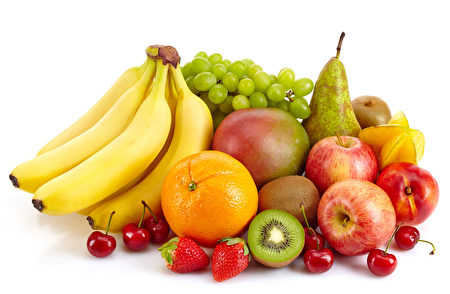
#> input picture data/fruits.jpg, 450 x 294 px
$ python 6_blur.py
#> lines starting #> are read from the running program, lines starting #| are printed output that depends on the picture
# The code is shared on SDSC Github

import cv2 as cv
from matplotlib import pyplot as plt

fruit = cv.imread('../data/fruits.jpg') # read image
#> fruit is the input picture: shape (294, 450, 3); mean B, G, R 147.7, 193.4, 226.5

levels = [1, 4, 7, 10, 13] # define filter sizes (size of the normalized box filter)
for c, i in enumerate(levels):
    BlurImg = cv.blur(fruit,(i,i)) # blur each image
    plt.subplot(4, 5, c+1) # create panel (4 rows and 5 columns) and locate to the first row of sub-figures
    plt.imshow(cv.cvtColor(BlurImg, cv.COLOR_BGR2RGB)) # convert from BGR to RGB
    plt.title('Average '+str(i)) # title
    plt.xticks([]) # remove x axis
    plt.yticks([]) # remove y axis
#> this loop made 5 passes
#> pass 2, `BlurImg = cv.blur(fruit,(i,i))`:
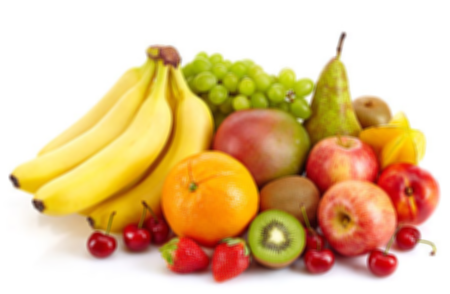
#> BlurImg: shape (294, 450, 3); mean B, G, R 147.8, 193.4, 226.5
#> pass 3, `BlurImg = cv.blur(fruit,(i,i))`:
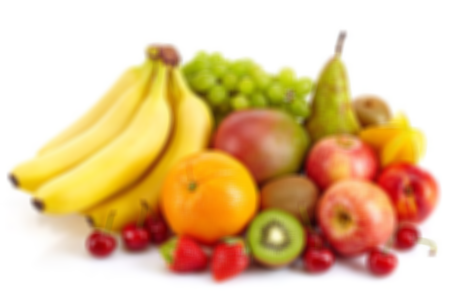
#> BlurImg: shape (294, 450, 3); mean B, G, R 147.7, 193.4, 226.5
#> after the loop:
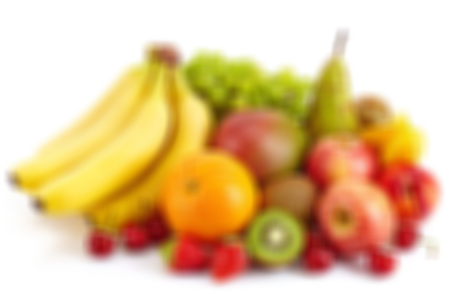
#> BlurImg: shape (294, 450, 3); mean B, G, R 147.7, 193.4, 226.5

levels = [1, 5, 9, 13, 17] # define filter sizes (size of the median filter)
for c, i in enumerate(levels):
    BlurImg = cv.medianBlur(fruit,i)
    plt.subplot(4, 5, 5+c+1)
    plt.imshow(cv.cvtColor(BlurImg, cv.COLOR_BGR2RGB))
    plt.title('Median '+str(i))
    plt.xticks([])
    plt.yticks([])
#> this loop made 5 passes
#> pass 2, `BlurImg = cv.medianBlur(fruit,i)`:
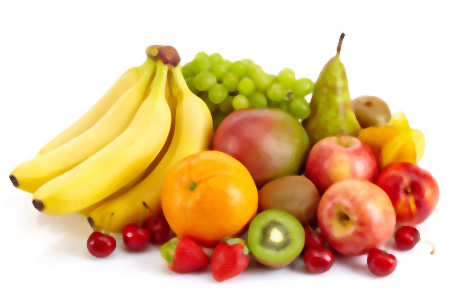
#> BlurImg: shape (294, 450, 3); mean B, G, R 147.1, 193.5, 227.1
#> pass 3, `BlurImg = cv.medianBlur(fruit,i)`:
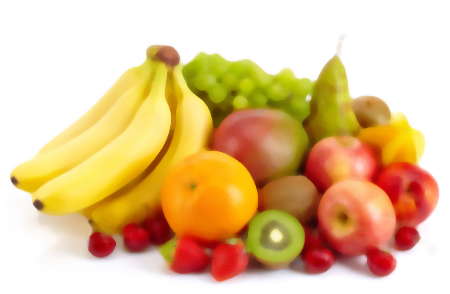
#> BlurImg: shape (294, 450, 3); mean B, G, R 146.9, 194.1, 227.8
#> after the loop:
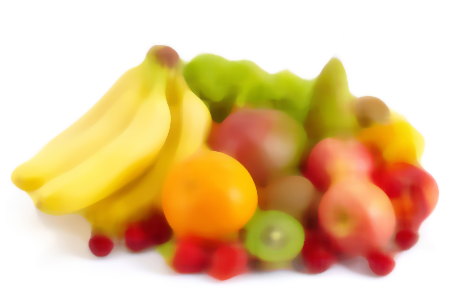
#> BlurImg: shape (294, 450, 3); mean B, G, R 146.8, 195.7, 229.4

levels = [1, 5, 9, 13, 17] # define filter sizes (size of the Gaussian filter)
for c, i in enumerate(levels):
    BlurImg = cv.GaussianBlur(fruit, (i,i),0)
    plt.subplot(4, 5, 10+c+1)
    plt.imshow(cv.cvtColor(BlurImg, cv.COLOR_BGR2RGB))
    plt.title('Gaussian '+str(i))
    plt.xticks([])
    plt.yticks([])
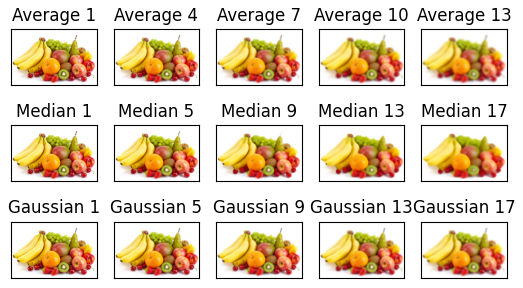
#> figure drawn by matplotlib, 15 panels

$ run again, with data/1.jpg copied over data/fruits.jpg
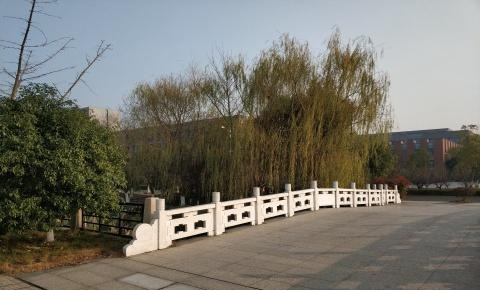
#> input picture data/1.jpg, 480 x 290 px
#> fruit is the input picture: shape (290, 480, 3); mean B, G, R 107.1, 116.1, 118.2
#> after the loop `for c, i in enumerate(levels):`:
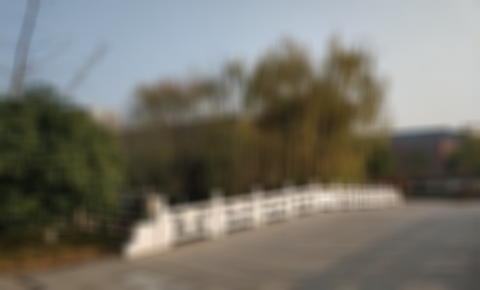
#> BlurImg: shape (290, 480, 3); mean B, G, R 107.1, 116.1, 118.2
#> after the loop `for c, i in enumerate(levels):`:
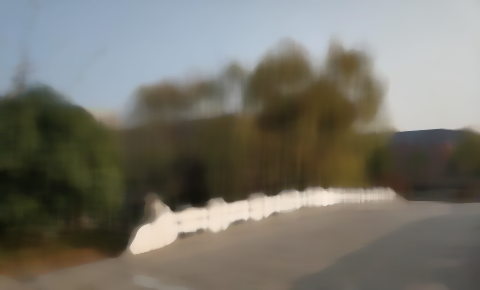
#> BlurImg: shape (290, 480, 3); mean B, G, R 107.4, 116.5, 118.6

$ run again, with data/2.jpg copied over data/fruits.jpg
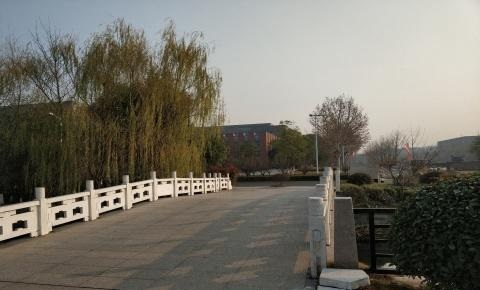
#> input picture data/2.jpg, 480 x 290 px
#> fruit is the input picture: shape (290, 480, 3); mean B, G, R 103.3, 113.1, 116.3
#> after the loop `for c, i in enumerate(levels):`:
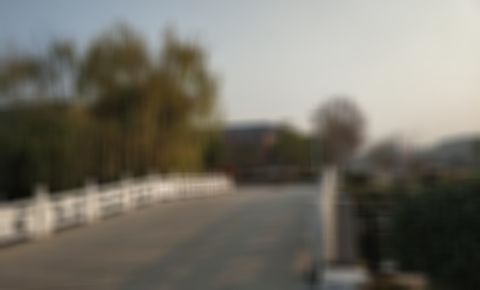
#> BlurImg: shape (290, 480, 3); mean B, G, R 103.3, 113.1, 116.3
#> after the loop `for c, i in enumerate(levels):`:
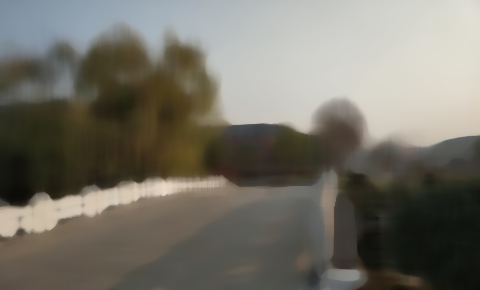
#> BlurImg: shape (290, 480, 3); mean B, G, R 103.2, 113.1, 116.2
